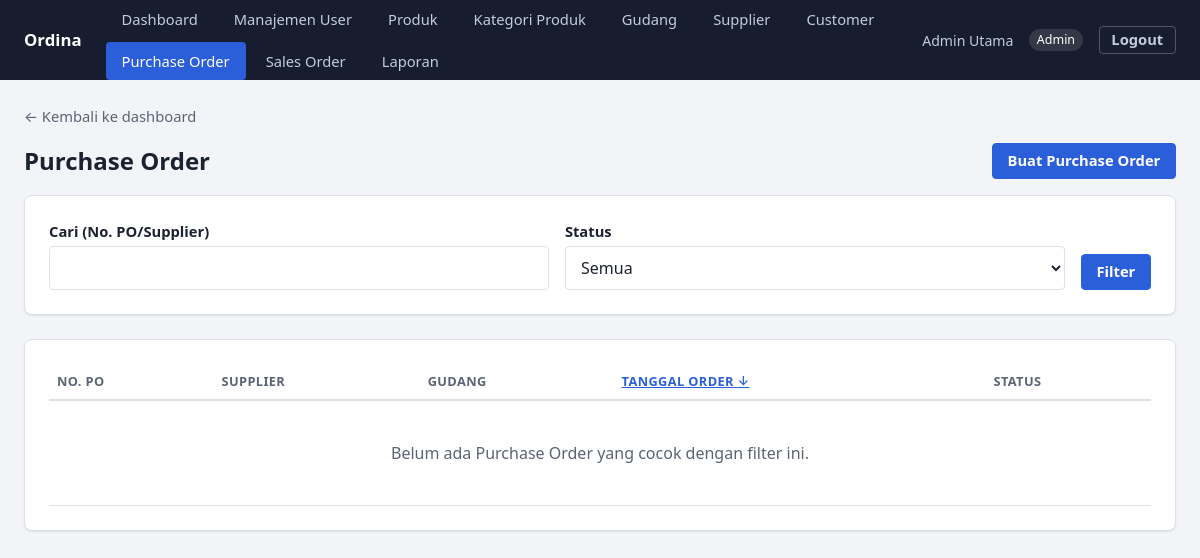
The page /purchase-orders (signed in) on the database as committed earlier.
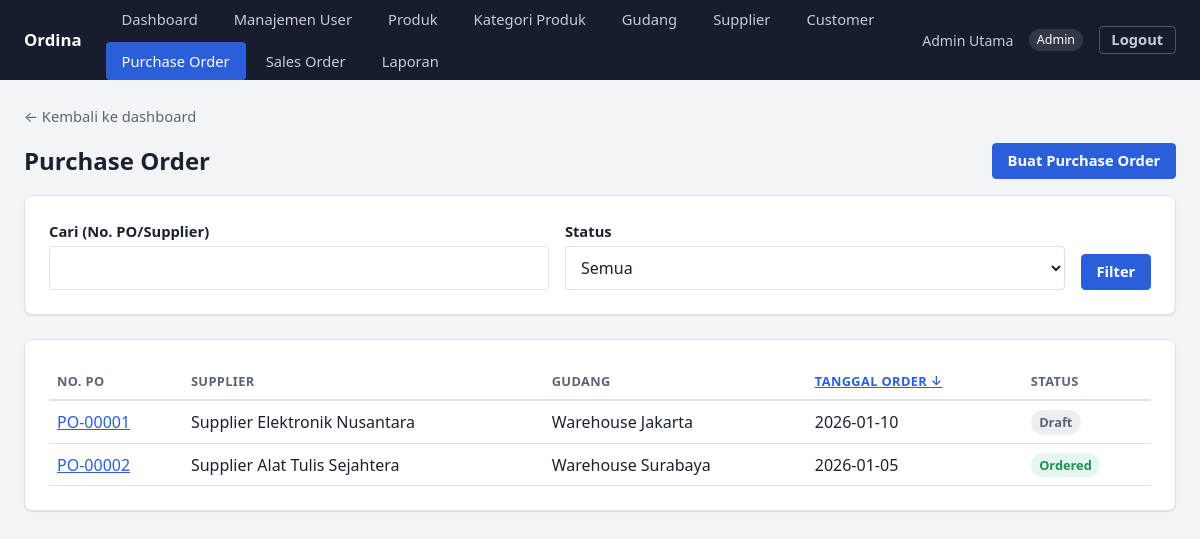
The same page on the database as committed later.
### tables this page shows
CREATE TABLE IF NOT EXISTS purchase_orders (
    id INT UNSIGNED AUTO_INCREMENT PRIMARY KEY,
    supplier_id INT UNSIGNED NOT NULL,
    warehouse_id INT UNSIGNED NOT NULL,
    status ENUM('Draft', 'Ordered', 'PartiallyReceived', 'Received', 'Cancelled') NOT NULL DEFAULT 'Draft',
    order_date DATE NOT NULL,
    created_by INT UNSIGNED NOT NULL,
    created_at TIMESTAMP NOT NULL DEFAULT CURRENT_TIMESTAMP,
    updated_at TIMESTAMP NOT NULL DEFAULT CURRENT_TIMESTAMP ON UPDATE CURRENT_TIMESTAMP,
    KEY idx_purchase_orders_status (status),
    CONSTRAINT fk_po_supplier FOREIGN KEY (supplier_id) REFERENCES suppliers (id),
    CONSTRAINT fk_po_warehouse FOREIGN KEY (warehouse_id) REFERENCES warehouses (id),
    CONSTRAINT fk_po_created_by FOREIGN KEY (created_by) REFERENCES users (id)
);

CREATE TABLE IF NOT EXISTS suppliers (
    id INT UNSIGNED AUTO_INCREMENT PRIMARY KEY,
    name VARCHAR(150) NOT NULL,
    contact VARCHAR(150) NULL,
    address VARCHAR(255) NULL,
    is_active TINYINT(1) NOT NULL DEFAULT 1
);

CREATE TABLE IF NOT EXISTS warehouses (
    id INT UNSIGNED AUTO_INCREMENT PRIMARY KEY,
    name VARCHAR(150) NOT NULL,
    location VARCHAR(255) NOT NULL,
    is_active TINYINT(1) NOT NULL DEFAULT 1
);

### app/Core/View.php (called while the page is built, shortened)
<?php
final class View
{
    public static function render(string $view, array $data = [], int $status = 200): void
    {
        extract($data);
        require __DIR__ . "/../../views/{$view}.php";
        $content = ob_get_clean();
        require __DIR__ . '/../../views/layouts/app.php';
    }
}

### app/Core/Controller.php (called while the page is built, shortened)
<?php
abstract class Controller
{
    protected function view(string $view, array $data = []): void
    {
        View::render($view, $data);
    }
}

### app/Controller/PurchaseOrderController.php (called while the page is built, shortened)
<?php
final class PurchaseOrderController extends Controller
{
    public function index(): void
    {
        $validStatuses = array_map(static fn (PurchaseOrderStatus $s) => $s->value, PurchaseOrderStatus::cases());
        $filters = array_filter([
            'search' => trim((string) ($_GET['search'] ?? '')),
            'status' => in_array($_GET['status'] ?? '', $validStatuses, true) ? $_GET['status'] : null,
        ]);
        $sortDir = ($_GET['sort'] ?? 'desc') === 'asc' ? 'asc' : 'desc';
        $page = max(1, (int) ($_GET['page'] ?? 1));
        $this->view('purchase-orders/index', [
            'title' => 'Purchase Order',
            'result' => $this->service()->paginate($filters, $sortDir, $page),
            'filters' => $filters,
            'sortDir' => $sortDir,
            'statuses' => PurchaseOrderStatus::cases(),
            'success' => Session::pullFlash('success'),
        ]);
    }
    private function service(): PurchaseOrderService
    {
        $pdo = Database::connection();
        return new PurchaseOrderService(
            new MysqlPurchaseOrderRepository($pdo),
            new MysqlPurchaseOrderItemRepository($pdo),
            new MysqlProductStockRepository($pdo),
            new MysqlStockLedgerRepository($pdo),
            new MysqlSupplierRepository($pdo),
            new MysqlWarehouseRepository($pdo),
            new MysqlProductRepository($pdo),
            new PdoTransactionManager($pdo),
        );
    }
}

### public/index.php (called while the page is built, shortened)
<?php
$router = new Router();
$method = $_SERVER['REQUEST_METHOD'] ?? 'GET';
$path = (string) (parse_url($_SERVER['REQUEST_URI'] ?? '/', PHP_URL_PATH) ?: '/');
try {
    $router->dispatch($method, $path);
} catch (UnauthenticatedException) {
    header('Location: /login');
} catch (AuthorizationException | ForbiddenOperationException) {
    View::render('errors/403', ['title' => '403 - Akses Ditolak'], 403);
} catch (NotFoundException) {
    View::render('errors/404', ['title' => '404 - Tidak Ditemukan'], 404);
} catch (\Throwable $e) {
    error_log((string) $e);
    View::render('errors/500', ['title' => '500 - Kesalahan Server'], 500);
}

### app/Service/PurchaseOrderService.php (called while the page is built, shortened)
<?php
final class PurchaseOrderService
{
    public function paginate(array $filters, string $sortDir, int $page): array
    {
        $page = max(1, $page);
        $result = $this->purchaseOrders->paginateForListing($filters, $sortDir, $page, self::PER_PAGE);
        $totalPages = max(1, (int) ceil($result['total'] / self::PER_PAGE));
        return [
            'items' => $result['items'],
            'total' => $result['total'],
            'page' => $page,
            'perPage' => self::PER_PAGE,
            'totalPages' => $totalPages,
            'sortDir' => strtoupper($sortDir) === 'ASC' ? 'asc' : 'desc',
        ];
    }
}

### app/Repository/Mysql/MysqlPurchaseOrderRepository.php (called while the page is built, shortened)
<?php
final class MysqlPurchaseOrderRepository implements PurchaseOrderRepositoryInterface
{
    public function paginateForListing(array $filters, string $sortDir, int $page, int $perPage): array
    {
        $conditions = [];
        $params = [];
        $where = $conditions === [] ? '' : 'WHERE ' . implode(' AND ', $conditions);
        $direction = strtoupper($sortDir) === 'ASC' ? 'ASC' : 'DESC';
        $base = "FROM purchase_orders po
                  JOIN suppliers s ON s.id = po.supplier_id
                  JOIN warehouses w ON w.id = po.warehouse_id
                  {$where}";
        $countStmt = $this->connection->prepare("SELECT COUNT(*) {$base}");
        $countStmt->execute();
        $total = (int) $countStmt->fetchColumn();
        $offset = max(0, ($page - 1) * $perPage);
        $itemsStmt = $this->connection->prepare(
            "SELECT po.*, s.name AS supplier_name, w.name AS warehouse_name
             {$base}
             ORDER BY po.order_date {$direction}, po.id {$direction}
             LIMIT :limit OFFSET :offset"
        );
        $itemsStmt->bindValue('limit', $perPage, PDO::PARAM_INT);
        $itemsStmt->bindValue('offset', $offset, PDO::PARAM_INT);
        $itemsStmt->execute();
        return ['items' => $itemsStmt->fetchAll(), 'total' => $total];
    }
}

### app/Core/Session.php (called while the page is built, shortened)
<?php
final class Session
{
    public static function get(string $key, mixed $default = null): mixed
    {
        return $_SESSION[$key] ?? $default;
    }
}

### config/menus.php (called while the page is built, shortened)
<?php
return [
    ['key' => 'dashboard', 'label' => 'Dashboard', 'route' => '/dashboard', 'permission' => null],
    ['key' => 'users', 'label' => 'Manajemen User', 'route' => '/users', 'permission' => Permission::ManageUsers],
    [
        'key' => 'products',
        'label' => 'Produk',
        'route' => '/products',
        'permission' => [Permission::ManageMasterData, Permission::ViewCatalog, Permission::ViewProductStock],
    ],
    ['key' => 'categories', 'label' => 'Kategori Produk', 'route' => '/categories', 'permission' => Permission::ManageMasterData],
    ['key' => 'warehouses', 'label' => 'Gudang', 'route' => '/warehouses', 'permission' => Permission::ManageMasterData],
    ['key' => 'suppliers', 'label' => 'Supplier', 'route' => '/suppliers', 'permission' => Permission::ManageMasterData],
    ['key' => 'customers', 'label' => 'Customer', 'route' => '/customers', 'permission' => Permission::ManageMasterData],
    [
        'key' => 'purchase-orders',
        'label' => 'Purchase Order',
        'route' => '/purchase-orders',
        'permission' => [Permission::CreatePurchaseOrder, Permission::ProposePurchaseOrder, Permission::ProcessGoodsReceipt],
    ],
    [
        'key' => 'sales-orders',
        'label' => 'Sales Order',
        'route' => '/sales-orders',
        'permission' => [Permission::CreateSalesOrder, Permission::ApproveSalesOrder, Permission::ProcessGoodsIssue],
    ],
    [
        'key' => 'reports',
        'label' => 'Laporan',
        'route' => '/reports',
        'permission' => [Permission::DownloadReportAll, Permission::DownloadReportOwnOrders, Permission::DownloadReportStock],
    ],
];

### app/Core/Authorization/MenuRegistry.php (called while the page is built, shortened)
<?php
final class MenuRegistry
{
    public static function forRole(Role $role): array
    {
        $menus = require dirname(__DIR__, 3) . '/config/menus.php';
        $visible = array_filter($menus, static function (array $menu) use ($role): bool {
            if ($menu['permission'] === null) {
                return true;
            }
            $required = is_array($menu['permission']) ? $menu['permission'] : [$menu['permission']];
            foreach ($required as $permission) {
                if (Gate::allows($role, $permission)) {
                    return true;
                }
            }
            return false;
        });
        return array_map(
            static fn (array $menu) => ['key' => $menu['key'], 'label' => $menu['label'], 'route' => $menu['route']],
            array_values($visible)
        );
    }
}

### app/Core/Authorization/Gate.php (called while the page is built, shortened)
<?php
final class Gate
{
    public static function allows(Role $role, Permission $permission): bool
    {
        return in_array($permission, self::ROLE_PERMISSIONS[$role->value] ?? [], true);
    }
}

### views/purchase-orders/index.php (the view, shortened to what this page needs)
<?php
$queryWithout = static function (array $overrides) use ($filters, $sortDir): string {
    return '?' . http_build_query(array_filter(['sort' => $sortDir, ...$filters, ...$overrides]));
};
$statusBadge = static fn (string $status): string => match ($status) {
    'Draft' => 'badge-muted',
    'Ordered' => 'badge-success',
    'PartiallyReceived' => 'badge-success',
    'Received' => 'badge-success',
    'Cancelled' => 'badge-danger',
    default => 'badge-muted',
};
?>
<a href="/dashboard" class="back-link">&larr; Kembali ke dashboard</a>
<div class="toolbar">
    <h1 style="margin:0;">Purchase Order</h1>
    <a href="/purchase-orders/create" class="btn">Buat Purchase Order</a>
</div>
<form method="get" action="/purchase-orders" class="card filter-bar">
    <div class="filter-row">
        <div class="filter-field">
            <label for="search">Cari (No. PO/Supplier)</label>
            <input type="text" id="search" name="search" value="<?= htmlspecialchars($filters['search'] ?? '', ENT_QUOTES) ?>">
        </div>
        <div class="filter-field">
            <label for="status">Status</label>
            <select id="status" name="status">
                <option value="">Semua</option>
            </select>
        </div>
        <div>
            <button type="submit">Filter</button>
        </div>
    </div>
</form>
<div class="card">
<div class="table-scroll">
<table>
    <thead>
        <tr>
            <th>No. PO</th>
            <th>Supplier</th>
            <th>Gudang</th>
            <th>
                <a href="<?= htmlspecialchars($queryWithout(['sort' => $sortDir === 'asc' ? 'desc' : 'asc', 'page' => 1]), ENT_QUOTES) ?>">
                    Tanggal Order <?= $sortDir === 'asc' ? '&uarr;' : '&darr;' ?>
                </a>
            </th>
            <th>Status</th>
        </tr>
    </thead>
    <tbody>
    <?php if ($result['items'] === []): ?>
        <tr class="empty-row"><td colspan="5">Belum ada Purchase Order yang cocok dengan filter ini.</td></tr>
    <?php endif; ?>
    <?php foreach ($result['items'] as $po): ?>
        <tr>
            <td data-label="No. PO"><a href="/purchase-orders/<?= (int) $po['id'] ?>">PO-<?= str_pad((string) $po['id'], 5, '0', STR_PAD_LEFT) ?></a></td>
            <td data-label="Supplier"><?= htmlspecialchars($po['supplier_name'], ENT_QUOTES) ?></td>
            <td data-label="Gudang"><?= htmlspecialchars($po['warehouse_name'], ENT_QUOTES) ?></td>
            <td data-label="Tanggal Order"><?= htmlspecialchars($po['order_date'], ENT_QUOTES) ?></td>
            <td data-label="Status">
                <span class="badge <?= $statusBadge($po['status']) ?>"><?= htmlspecialchars($po['status'], ENT_QUOTES) ?></span>
            </td>
        </tr>
    <?php endforeach; ?>
    </tbody>
</table>
</div>
</div>

### app/Core/Router.php (shortened to what this page needs)
<?php
final class Router
{
    private array $routes = [];
    private function add(string $method, string $path, array $handler): void
    {
        $this->routes[$method][] = [
            'pattern' => $this->toPattern($path),
            'handler' => $handler,
        ];
    }
    private function toPattern(string $path): string
    {
        $pattern = preg_replace('#\{(\w+)\}#', '(?P<$1>[^/]+)', $path);
        return '#^' . $pattern . '$#';
    }
    public function dispatch(string $method, string $path): void
    {
        foreach ($this->routes[$method] ?? [] as $route) {
            if (preg_match($route['pattern'], $path, $matches) === 1) {
                $params = array_filter($matches, fn ($key) => !is_int($key), ARRAY_FILTER_USE_KEY);
                [$controllerClass, $action] = $route['handler'];
                (new $controllerClass())->$action($params);
                return;
            }
        }
    }
}

### views/layouts/app.php (shortened to what this page needs)
<?php
$navUser = Session::get('user');
$currentPath = (string) (parse_url($_SERVER['REQUEST_URI'] ?? '/', PHP_URL_PATH) ?: '/');
$assetVersion = static function (string $relativePath): string {
    $path = __DIR__ . '/../../public/' . $relativePath;
    $mtime = @filemtime($path);
    return $relativePath . '?v=' . ($mtime !== false ? $mtime : time());
};
?>
<!doctype html>
<html lang="id">
<head>
    <link rel="stylesheet" href="/<?= htmlspecialchars($assetVersion('assets/css/app.css'), ENT_QUOTES) ?>">
</head>
<body>
    <?php if ($navUser !== null): ?>
        <header class="app-header" id="app-header">
            <div class="app-header-bar">
                <a href="/dashboard" class="app-brand">Ordina</a>
                <nav class="app-nav" id="app-nav" aria-label="Menu utama">
                    <?php foreach (MenuRegistry::forRole(Role::from($navUser['role'])) as $menu): ?>
                        <?php $isActive = $currentPath === $menu['route'] || str_starts_with($currentPath, $menu['route'] . '/'); ?>
                        <a href="<?= htmlspecialchars($menu['route'], ENT_QUOTES) ?>" <?= $isActive ? 'aria-current="page"' : '' ?>>
                            <?= htmlspecialchars($menu['label'], ENT_QUOTES) ?>
                        </a>
                    <?php endforeach; ?>
                </nav>
                <div class="app-user">
                    <span><?= htmlspecialchars($navUser['name'], ENT_QUOTES) ?></span>
                    <span class="role-badge"><?= htmlspecialchars($navUser['role'], ENT_QUOTES) ?></span>
                    <form method="post" action="/logout">
                        <button type="submit">Logout</button>
                    </form>
                </div>
            </div>
        </header>
    <?php endif; ?>
    <div class="container">
        <?= $content ?? '' ?>
    </div>
</body>
</html>

Rows that differ between the two databases and show on the page:
added purchase_orders: id "00001", supplier.name "Supplier Elektronik Nusantara", warehouse.name "Warehouse Jakarta", order_date "2026-01-10", status "Draft"
added purchase_orders: id "00002", supplier.name "Supplier Alat Tulis Sejahtera", warehouse.name "Warehouse Surabaya", order_date "2026-01-05", status "Ordered"
Other text that changed with them:
list line gone: "Belum ada Purchase Order yang cocok dengan filter ini."
